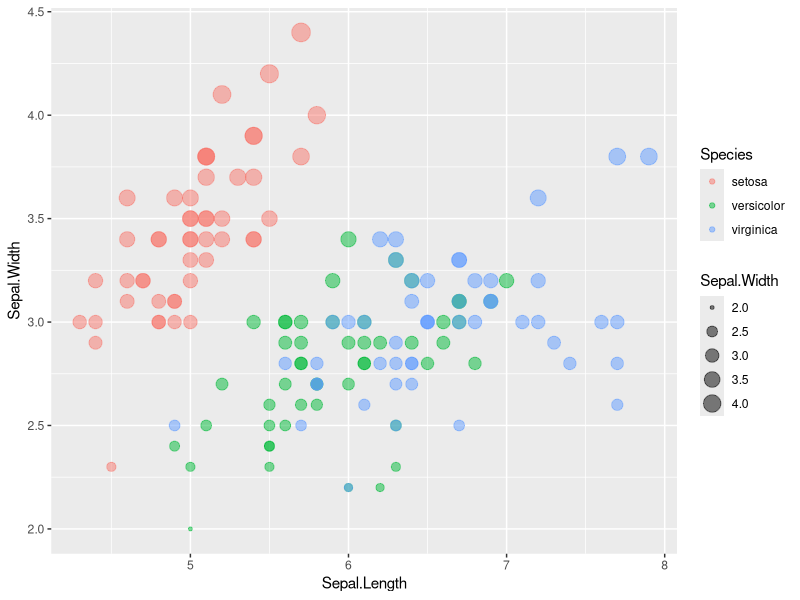

Write R code to recreate this figure.
###########################################################################
#
#    script_name : pkg_ggplot2.R
#    author      : Gomguard
#    created     : 2020-05-26 23:01:02
#    description : ggplot gallery
#
###########################################################################

library(tidyverse)

iris %>% 
  ggplot(aes(Sepal.Length, Sepal.Width, color = Species, size = Sepal.Width)) +
  geom_point(alpha = 0.5)

mtcars
